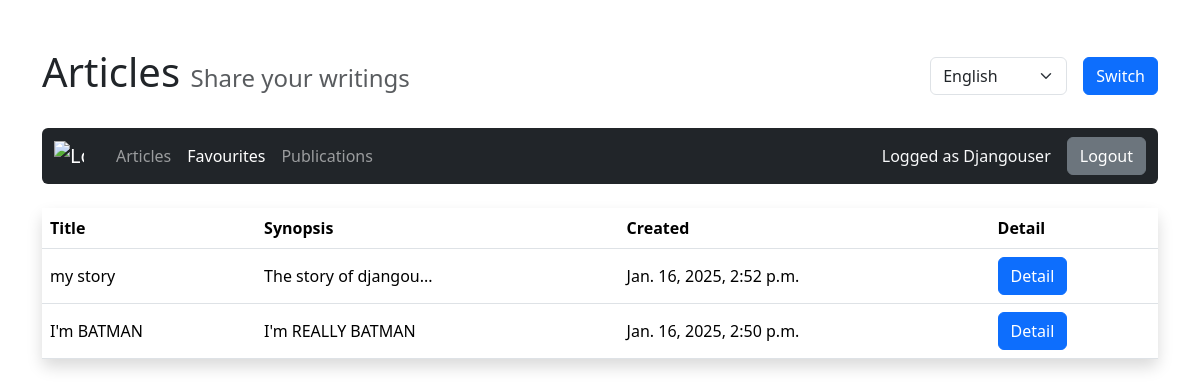
Page /favourites/ (signed in) on the committed database.
### ex/models.py (models this page shows, shortened)
class Article(models.Model):
    title = models.CharField(max_length=64, null=False)
    author = models.ForeignKey(User, on_delete=models.CASCADE, null=False)
    created = models.DateTimeField(auto_now_add=True, null=False)
    synopsis = models.TextField(max_length=312, null=False)
    content = models.TextField(null=False)

### ex/views.py (the view)
# urls.py: path('favourites/', Favourites.as_view(), name='favourites'),
class Favourites(LoginRequiredMixin, ListView):
    model = UserFavouriteArticle
    template_name = 'ex/favourites.html'
    context_object_name = 'favourites'
    login_url = reverse_lazy('login')
    def get_queryset(self):
        favourites = UserFavouriteArticle.objects.filter(user=self.request.user).values_list('article', flat=True)
        return Article.objects.filter(id__in=favourites).order_by('-created')

### ex/templates/ex/favourites.html (shortened to what this page needs)
<!DOCTYPE html>
{% load i18n %}
<html lang="en">
<head>
    {% load bootstrap5 %}
    {% bootstrap_css %}
</head>
<body>
    <div class="container mt-5">
        <div class="d-flex justify-content-between align-items-center mb-4">
            <h1>{% trans "Articles" %} <small class="text-muted fs-4">{% trans "Share your writings" %}</small></h1>
            <div>
                <form method="post" action="{% url 'set_language' %}" class="d-flex align-items-center gap-3">
                    <div class="form-group mb-0">
                        <select name="language" id="language-select" class="form-select">
                            <option value="en">{% trans "English" %}</option>
                        </select>
                    </div>
                    <button type="submit" class="btn btn-primary">
                         {% trans "Switch" %}
                    </button>
                </form>
            </div>
        </div>
        <nav class="navbar navbar-expand-lg navbar-dark bg-dark mb-4 rounded">
            <div class="container-fluid">
                <a class="navbar-brand d-flex align-items-center" href="{% url 'home' %}">
                    <img src="https://img.icons8.com/?size=100&id=rXkcoEAc5lrA&format=png&color=FFFFFF" alt="{% trans 'Logo' %}" width="30" height="30" class="d-inline-block align-text-top me-2">
                </a>
                <div class="collapse navbar-collapse">
                    <ul class="navbar-nav me-auto">
                        <li class="nav-item">
                            <a class="nav-link" href="{% url 'home' %}">{% trans "Articles" %}</a>
                        </li>
                        {% if user.is_authenticated %}
                            <li class="nav-item">
                                <a class="nav-link active" href="{% url 'favourites' %}">{% trans "Favourites" %}</a>
                            </li>
                            <li class="nav-item">
                                <a class="nav-link" href="{% url 'publications' %}">{% trans "Publications" %}</a>
                            </li>
                        {% else %}
                            <li class="nav-item">
                                <a class="nav-link" href="{% url 'register' %}">{% trans "Register" %}</a>
                            </li>
                        {% endif %}
                    </ul>
                    {% if user.is_authenticated %}
                        <div class="d-flex justify-content-center align-items-center gap-3">
                            <p class="text-light mb-0">{% trans "Logged as" %} {{ user.username }}</p>
                            <a href="{% url 'logout' %}">
                                <button type="submit" name="logout" class="btn btn-secondary">{% trans "Logout" %}</button>
                            </a>
                        </div>
                    {% endif %}
                </div>
            </div>
        </nav>
        <table class="table shadow rounded">
            <thead>
                <tr>
                    <th>{% trans "Title" %}</th>
                    <th>{% trans "Synopsis" %}</th>
                    <th>{% trans "Created" %}</th>
                    <th>{% trans "Detail" %}</th>
                </tr>
            </thead>
            <tbody>
                {% for article in favourites %}
                <tr>
                    <td class="align-middle">{{ article.title }}</td>
                    <td class="align-middle">{{ article.synopsis|slice:":20" }}{% if article.synopsis|length > 20 %}...{% endif %}</td>
                    <td class="align-middle">{{ article.created }}</td>
                    <td class="align-middle">
                        <a href="{% url 'article_detail' article.id %}" class="btn btn-primary">{% trans "Detail" %}</a>
                    </td>
                </tr>
                {% empty %}
                <tr>
                    <td colspan="6">{% trans "No articles found." %}</td>
                </tr>
                {% endfor %}
            </tbody>
        </table>
    </div>
</body>
</html>

### rows in the picture
Article: title "my story", synopsis "The story of djangou", created "Jan. 16, 2025, 2:52 p.m."
Article: title "I'm BATMAN", synopsis "I'm REALLY BATMAN", created "Jan. 16, 2025, 2:50 p.m."

### other values in the picture
{{ user.username }} "Djangouser"
